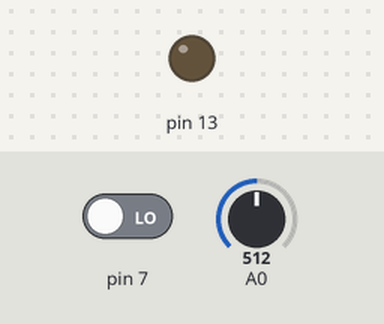
The sketch below on a simulated Arduino Uno, built with avr-gcc and run on an emulated ATmega328P. Shown: output pins drawn as LEDs (lit = HIGH). The inputs (shaded band) are chosen by the test bench; at power-on: pin 7 LOW, A0 = 512.

Above: at 1.2 s.
1.3 s: pin 7 driven HIGH
At 1.7 s:
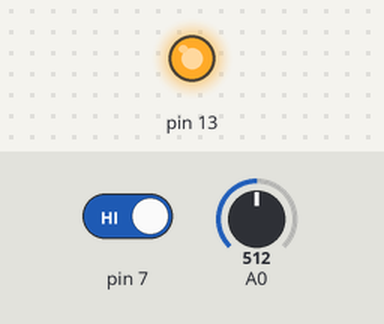
2.8 s: pin 7 driven LOW
At 4.8 s:
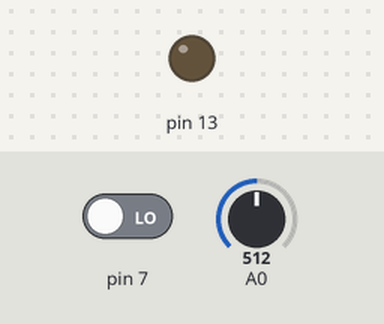
Timing chart, 0 to 6.3 s (numbered marks = the images above; inputs shaded):
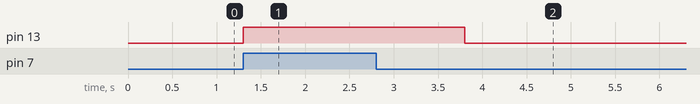

The sketch:

variableTimer.ino
```cpp
int val = 0;
int dur = 0;

void setup() {
  pinMode(13, OUTPUT);
  pinMode(7, INPUT);
}

void loop() {

  dur = analogRead(A0);
  val = digitalRead(7);

  if (val == HIGH) {
    digitalWrite(13, HIGH);
    dur = map(dur, 0, 1024, 1, 5000);
    delay(dur);
  } else {
    digitalWrite(13, LOW);
  }
}
```

Measured:
- after the input at 1.3 s, pin 13: LOW → HIGH at once
- after the input at 2.8 s, pin 13: HIGH → LOW after 1.0 s
